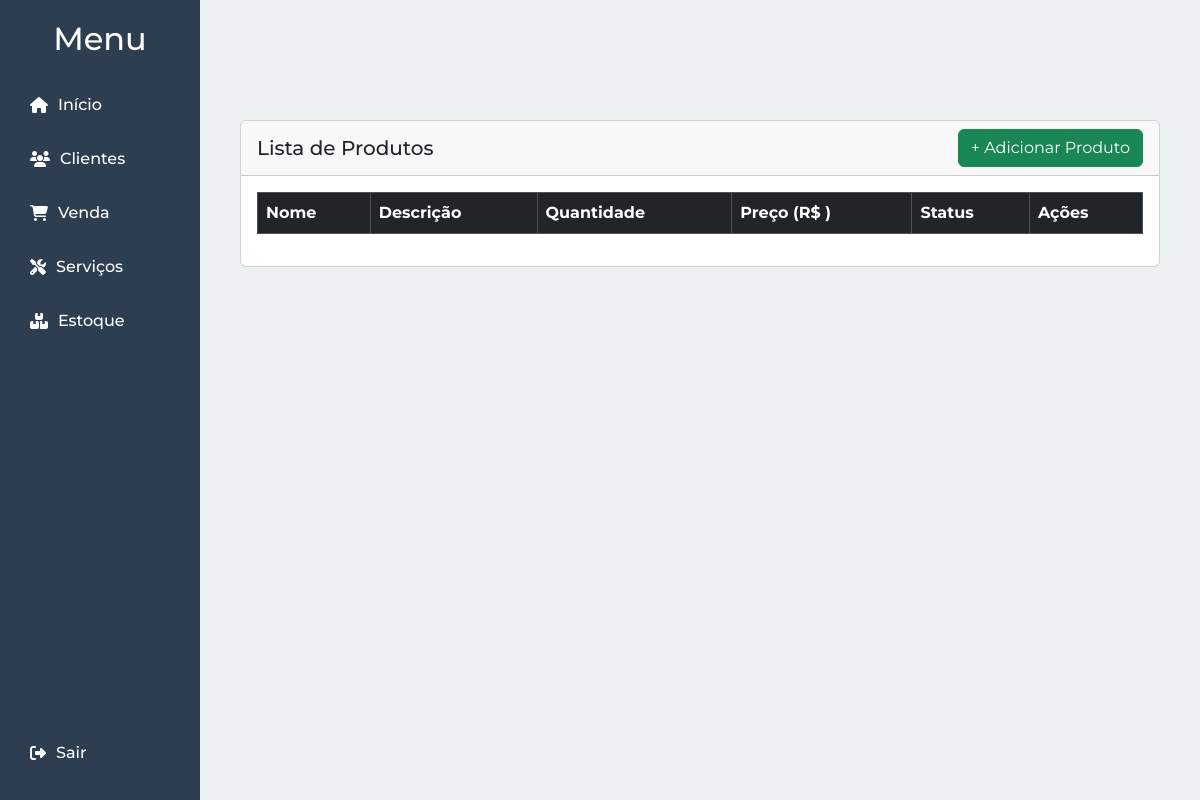
/estoque.php (signed in), run on an earlier commit of the app's database.
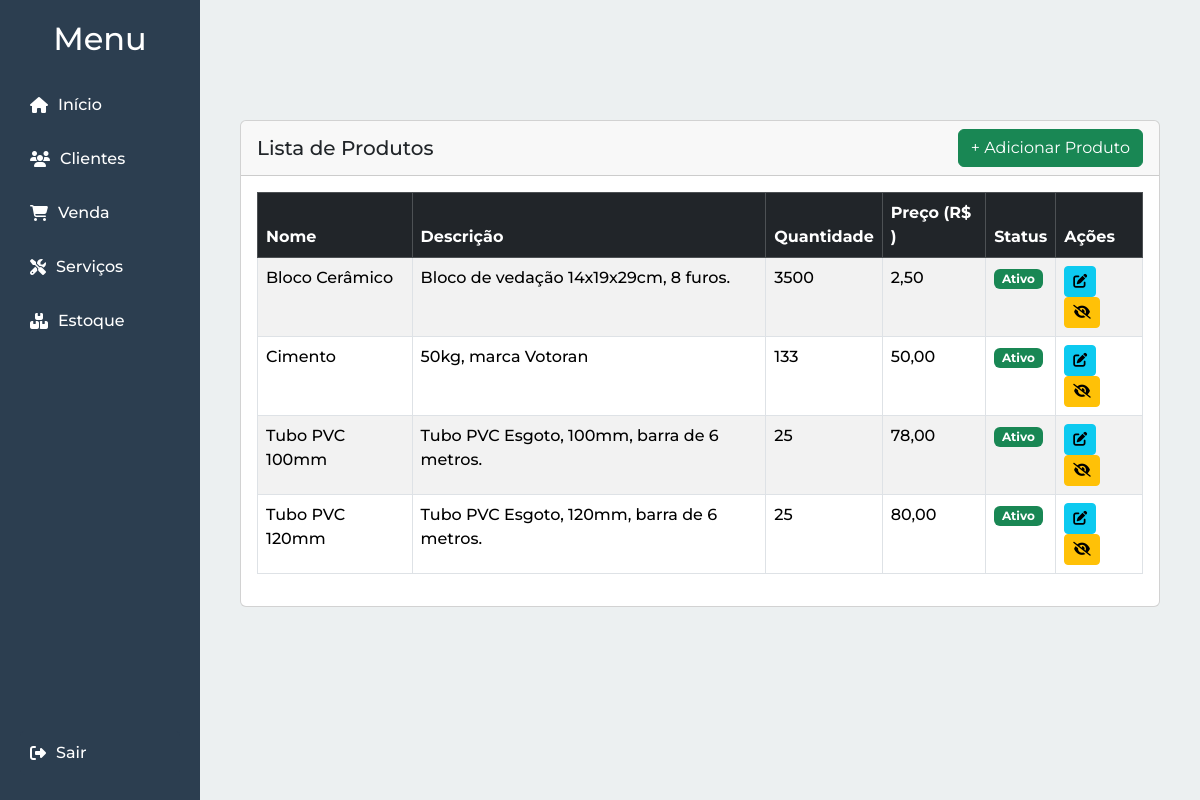
And on a later commit of the database.
### tables this page shows
CREATE TABLE `produtos` (
  `id` int(11) NOT NULL,
  `operator_id` int(11) DEFAULT NULL,
  `nome` varchar(100) NOT NULL,
  `descricao` text DEFAULT NULL,
  `quantidade` int(11) NOT NULL DEFAULT 0,
  `preco` decimal(10,2) NOT NULL,
  `user_id` int(11) NOT NULL
);

### public/estoque.php (the view, shortened to what this page needs)
<?php
$db = (new Database())->getConnection();
$stmt = $db->prepare("SELECT id, nome, descricao, quantidade, preco, ativo FROM produtos WHERE user_id = ? ORDER BY nome ASC");
$stmt->execute([$_SESSION['user_id']]);
?>
<!DOCTYPE html>
<html lang="pt-BR">
<head>
    <link rel="stylesheet" href="https://cdnjs.cloudflare.com/ajax/libs/font-awesome/6.5.0/css/all.min.css">
    <link href="https://cdn.jsdelivr.net/npm/bootstrap@5.3.2/dist/css/bootstrap.min.css" rel="stylesheet">
    <link rel="stylesheet" type="text/css" href="../assets/css/style.css" />
</head><body class="estoque-page">
<div class="sidebar-dashboard">
    <h2>Menu</h2>
    <a href="dashboard.php"><i class="fas fa-home"></i> Início</a>
    <a href="clientes.php"><i class="fas fa-users"></i> Clientes</a>
    <a href="vendas.php"><i class="fas fa-shopping-cart"></i> Venda</a>
    <a href="servicos.php"><i class="fas fa-tools"></i> Serviços</a>
    <a href="estoque.php" class="active"><i class="fas fa-boxes"></i> Estoque</a>
    <div class="sidebar-logout">
        <a href="logout.php" class="btn-logout-dashboard"><i class="fas fa-sign-out-alt"></i> Sair</a>
    </div>
</div>
<div class="main-dashboard">
    <div class="container" style="margin-top: 60px; padding-bottom: 20px;">
        <div class="card">
            <div class="card-header d-flex justify-content-between align-items-center">
                <h5 class="mb-0">Lista de Produtos</h5>
                <a href="add_product.php" class="btn btn-success">+ Adicionar Produto</a>
            </div>
            <div class="card-body">
                <div class="table-responsive">
                    <table class="table table-bordered table-hover table-striped">
                        <thead class="table-dark">
                            <tr>
                                <th>Nome</th>
                                <th>Descrição</th>
                                <th>Quantidade</th>
                                <th>Preço (R$ )</th>
                                <th>Status</th>
                                <th>Ações</th>
                            </tr>
                        </thead>
                        <tbody>
                            <?php while($row = $stmt->fetch(PDO::FETCH_ASSOC)): ?>
                                <tr class="<?= $row['ativo'] ? '' : 'produto-inativo' ?>">
                                    <td><?= htmlspecialchars($row['nome']) ?></td>
                                    <td><?= htmlspecialchars($row['descricao']) ?></td>
                                    <td><?= $row['quantidade'] ?></td>
                                    <td><?= number_format($row['preco'], 2, ',', '.') ?></td>
                                    <td>
                                        <?php if ($row['ativo']): ?>
                                            <span class="badge bg-success">Ativo</span>
                                        <?php else: ?>
                                            <span class="badge bg-danger">Inativo</span>
                                        <?php endif; ?>
                                    </td>
                                    <td>
                                        <a href="update_stock.php?id=<?= $row['id'] ?>" class="btn btn-sm btn-info" title="Editar/Atualizar"><i class="fas fa-edit"></i></a>
                                        <?php if ($row['ativo']): ?>
                                            <a href="delete_product.php?id=<?= $row['id'] ?>" class="btn btn-sm btn-warning" title="Desativar" onclick="return confirm('Tem certeza que deseja desativar este produto?');"><i class="fas fa-eye-slash"></i></a>
                                        <?php else: ?>
                                            <a href="reactivate_product.php?id=<?= $row['id'] ?>" class="btn btn-sm btn-success" title="Reativar" onclick="return confirm('Tem certeza que deseja reativar este produto?');"><i class="fas fa-eye"></i></a>
                                        <?php endif; ?>
                                    </td>
                                </tr>
                            <?php endwhile; ?>
                        </tbody>
                    </table>
                </div>
            </div>
        </div>
    </div>
</div>
</body>
</html>

What changed in the data, as far as the page shows it:
added produtos: nome "Bloco Cerâmico", descricao "Bloco de vedação 14x19x29cm, 8 furos.", quantidade "3500", preco "2,50", ativo "Ativo"
added produtos: nome "Cimento", descricao "50kg, marca Votoran", quantidade "133", preco "50,00", ativo "Ativo"
added produtos: nome "Tubo PVC 100mm", descricao "Tubo PVC Esgoto, 100mm, barra de 6 metros.", quantidade "25", preco "78,00", ativo "Ativo"
added produtos: nome "Tubo PVC 120mm", descricao "Tubo PVC Esgoto, 120mm, barra de 6 metros.", quantidade "25", preco "80,00", ativo "Ativo"
